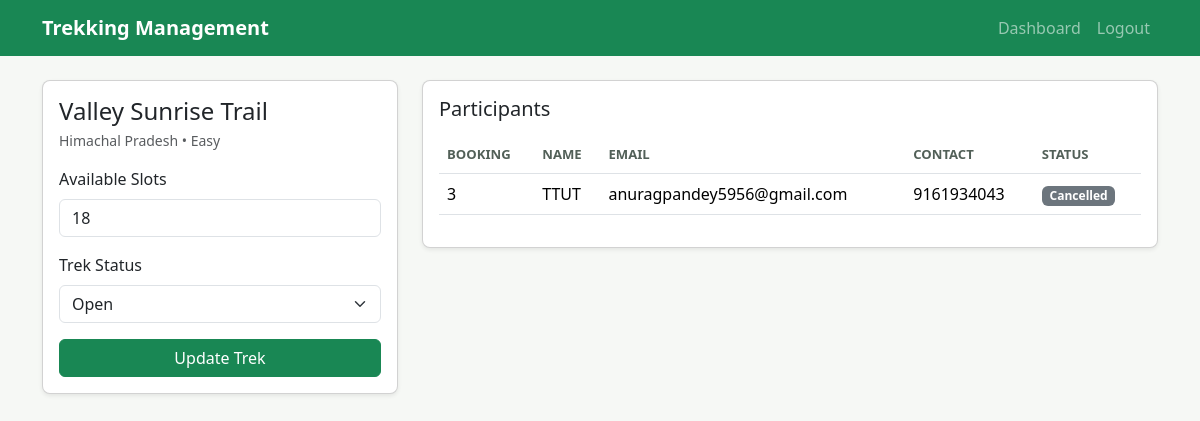
/staff/treks/1 (signed in), run on the app's committed database.
### tables this page shows
CREATE TABLE "treks" (
            id INTEGER PRIMARY KEY AUTOINCREMENT,
            name TEXT NOT NULL,
            location TEXT NOT NULL,
            difficulty TEXT NOT NULL CHECK (difficulty IN ('Easy', 'Moderate', 'Hard')),
            duration_days INTEGER NOT NULL CHECK (duration_days > 0),
            available_slots INTEGER NOT NULL CHECK (available_slots >= 0),
            assigned_staff_id INTEGER,
            status TEXT NOT NULL DEFAULT 'Pending'
                CHECK (status IN ('Pending', 'Approved', 'Open', 'Ongoing', 'Closed', 'Completed')),
            start_date TEXT NOT NULL,
            end_date TEXT NOT NULL,
            description TEXT,
            created_at TEXT NOT NULL,
            FOREIGN KEY (assigned_staff_id) REFERENCES users (id) ON DELETE SET NULL
        );

CREATE TABLE bookings (
            id INTEGER PRIMARY KEY AUTOINCREMENT,
            user_id INTEGER NOT NULL,
            trek_id INTEGER NOT NULL,
            booking_date TEXT NOT NULL,
            status TEXT NOT NULL DEFAULT 'Booked'
                CHECK (status IN ('Booked', 'Cancelled', 'Completed')),
            FOREIGN KEY (user_id) REFERENCES users (id) ON DELETE CASCADE,
            FOREIGN KEY (trek_id) REFERENCES treks (id) ON DELETE CASCADE
        );

CREATE TABLE users (
            id INTEGER PRIMARY KEY AUTOINCREMENT,
            name TEXT NOT NULL,
            email TEXT NOT NULL UNIQUE,
            password_hash TEXT NOT NULL,
            role TEXT NOT NULL CHECK (role IN ('admin', 'staff', 'user')),
            contact TEXT,
            status TEXT NOT NULL DEFAULT 'approved'
                CHECK (status IN ('pending', 'approved', 'blacklisted')),
            created_at TEXT NOT NULL
        );

### app.py (the view, shortened to what this page needs)
    @app.route("/staff/treks/<int:trek_id>", methods=("GET", "POST"))
    @login_required("staff")
    def staff_manage_trek(trek_id: int):
        trek = get_assigned_trek_or_404(trek_id, g.user["id"])
        participants = get_db().execute(
            """
            SELECT b.*, u.name, u.email, u.contact
            FROM bookings b
            JOIN users u ON u.id = b.user_id
            WHERE b.trek_id = ?
            ORDER BY b.booking_date DESC
            """,
            (trek_id,),
        ).fetchall()
        return render_template("staff/manage_trek.html", trek=trek, participants=participants)

### app.py (called while the page is built)
def create_app() -> Flask:
    app = Flask(__name__)
    app.config["SECRET_KEY"] = os.environ.get("SECRET_KEY", "dev-secret-change-me")
    app.config["DATABASE"] = DB_PATH
    os.makedirs(os.path.join(BASE_DIR, "instance"), exist_ok=True)
    @app.before_request
    def before_request() -> None:
        get_db()
    @app.teardown_appcontext
    def close_db(_error: Exception | None = None) -> None:
        db = g.pop("db", None)
        if db is not None:
            db.close()
    register_routes(app)
    with app.app_context():
        init_db()
        seed_data()
    return app

def get_db() -> sqlite3.Connection:
    if "db" not in g:
        g.db = sqlite3.connect(DB_PATH)
        g.db.row_factory = sqlite3.Row
        g.db.execute("PRAGMA foreign_keys = ON")
    return g.db

def current_user() -> sqlite3.Row | None:
    user_id = session.get("user_id")
    if not user_id:
        return None
    return get_db().execute("SELECT * FROM users WHERE id = ?", (user_id,)).fetchone()

def get_assigned_trek_or_404(trek_id: int, staff_id: int) -> sqlite3.Row:
    trek = get_db().execute(
        "SELECT * FROM treks WHERE id = ? AND assigned_staff_id = ?",
        (trek_id, staff_id),
    ).fetchone()
    if trek is None:
        from flask import abort
        abort(404)
    return trek

### templates/staff/manage_trek.html (shortened to what this page needs)
{% extends "base.html" %}
{% block content %}
<div class="row g-4">
  <div class="col-lg-4">
    <div class="card shadow-sm">
      <div class="card-body">
        <h1 class="h4 mb-1">{{ trek.name }}</h1>
        <p class="text-muted small">{{ trek.location }} • {{ trek.difficulty }}</p>
        <form method="post">
          <div class="mb-3">
            <label class="form-label" for="available_slots">Available Slots</label>
            <input class="form-control" id="available_slots" name="available_slots" type="number" min="0" value="{{ trek.available_slots }}" required>
          </div>
          <div class="mb-3">
            <label class="form-label" for="status">Trek Status</label>
            <select class="form-select" id="status" name="status">
              {% for value in ["Open", "Ongoing", "Closed", "Completed"] %}
                <option value="{{ value }}" {% if trek.status == value %}selected{% endif %}>{{ value }}</option>
              {% endfor %}
            </select>
          </div>
          <button class="btn btn-success w-100" type="submit">Update Trek</button>
        </form>
      </div>
    </div>
  </div>
  <div class="col-lg-8">
    <div class="card shadow-sm">
      <div class="card-body">
        <h2 class="h5 mb-3">Participants</h2>
        <div class="table-responsive">
          <table class="table align-middle">
            <thead>
              <tr><th>Booking</th><th>Name</th><th>Email</th><th>Contact</th><th>Status</th></tr>
            </thead>
            <tbody>
              {% for participant in participants %}
                <tr>
                  <td>{{ participant.id }}</td>
                  <td>{{ participant.name }}</td>
                  <td>{{ participant.email }}</td>
                  <td>{{ participant.contact or "-" }}</td>
                  <td><span class="badge text-bg-secondary">{{ participant.status }}</span></td>
                </tr>
              {% else %}
                <tr><td colspan="5" class="text-muted">No participants registered yet.</td></tr>
              {% endfor %}
            </tbody>
          </table>
        </div>
      </div>
    </div>
  </div>
</div>
{% endblock %}

### static/css/style.css (style rules this page uses)
:root { --page-bg: #f6f8f5; --forest: #198754; --ink: #1f2a24; }
body { background: var(--page-bg); color: var(--ink); }
.card, .stat-card { border-radius: 8px; }
.table th { color: #526058; font-size: 0.82rem; text-transform: uppercase; }

### data on the page
treks: name "Valley Sunrise Trail", location "Himachal Pradesh", difficulty "Easy", available_slots "18", status "Open"
bookings: id "3", name "TTUT", email "anuragpandey5956@gmail.com", contact "9161934043", status "Cancelled"
